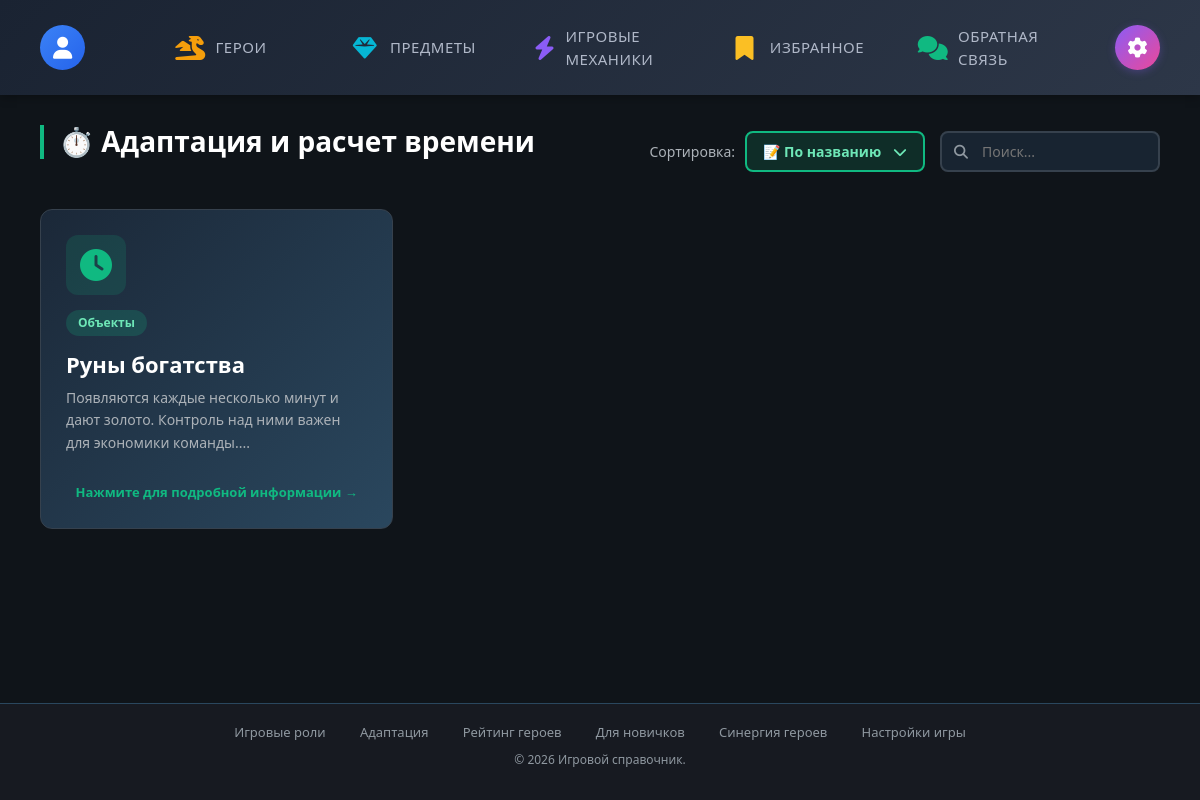
The app's page /sections/adaptation/objects.php (signed in), older data.
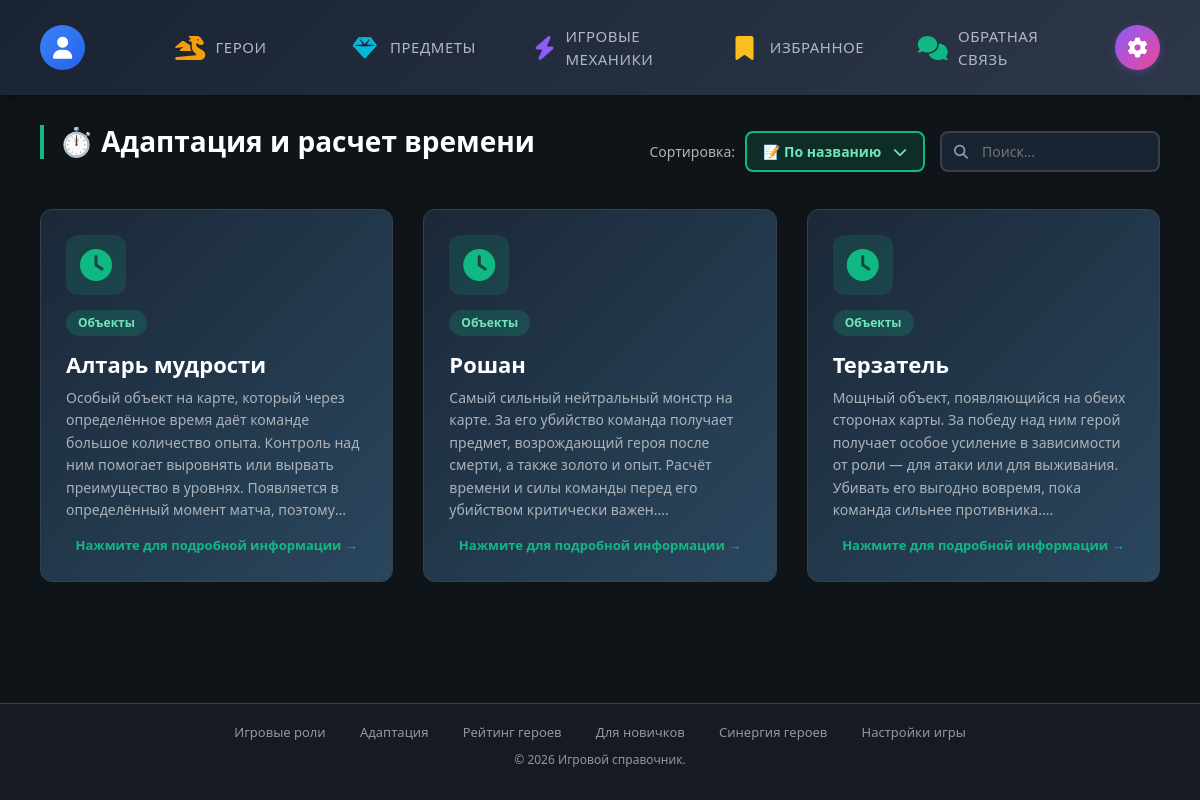
The same page, newer data.
### tables this page shows
CREATE TABLE IF NOT EXISTS game_mechanic (
  id_game_mechanic INT AUTO_INCREMENT PRIMARY KEY,
  title VARCHAR(255) NOT NULL,
  category VARCHAR(100) NOT NULL,
  content TEXT NOT NULL,
  created_date DATETIME DEFAULT CURRENT_TIMESTAMP
);

### sections/adaptation/objects.php (the view, shortened to what this page needs)
<?php
$pdo = getDB();
$searchQuery = $_GET['search'] ?? '';
$sortBy      = $_GET['sort'] ?? 'name';
$sql = "SELECT * FROM game_mechanic WHERE category = 'Объекты'";
$params = [];
switch ($sortBy) {
    case 'name':
    default:     $sql .= " ORDER BY title ASC"; break;
}
$stmt = $pdo->prepare($sql);
$stmt->execute($params);
$objects = $stmt->fetchAll();
$pageTitle = 'Адаптация и расчет времени';
require_once __DIR__ . '/../../includes/header.php';
?>
<div class="page-header">
    <h1 class="page-title">⏱️ <?= $pageTitle ?></h1>
    <div class="controls">
        <div class="filter-group">
            <span class="filter-label">Сортировка:</span>
            <div class="sort-dropdown">
                <button class="sort-btn" onclick="toggleObjectSort()">
                    <span id="currentSortText"><?= $sortBy === 'date' ? '📅 По дате' : '📝 По названию' ?></span>
                    <i class="fas fa-chevron-down"></i>
                </button>
            </div>
        </div>
        <div class="search-box">
            <i class="fas fa-search search-icon"></i>
            <input type="text" class="search-input" id="searchInputObjects" placeholder="Поиск..." value="<?= htmlspecialchars($searchQuery) ?>">
        </div>
    </div>
</div>
<?php if (empty($objects)): ?>
    <div class="no-results">
        <i class="fas fa-search"></i>
        <p>Записи не найдены</p>
    </div>
<?php else: ?>
    <div class="objects-grid">
        <?php foreach ($objects as $obj): ?>
            <a href="<?= BASE_URL ?>/sections/adaptation/object.php?id=<?= $obj['id_game_mechanic'] ?>" class="object-card">
                <div class="icon-wrap"><i class="fas fa-clock"></i></div>
                <span class="category"><?= htmlspecialchars($obj['category']) ?></span>
                <h3><?= htmlspecialchars($obj['title']) ?></h3>
                <div class="preview"><?= htmlspecialchars(mb_substr($obj['content'], 0, 300)) ?>...</div>
                <div class="click-hint">Нажмите для подробной информации →</div>
            </a>
        <?php endforeach; ?>
    </div>
<?php endif; ?>
<?php require_once __DIR__ . '/../../includes/footer.php'; ?>

Row changes from the older to the newer data that the page shows:
no longer on this page (row edited): game_mechanic: category "Объекты", title "Руны богатства", content "Появляются каждые несколько минут и дают золото. Контроль над ними важен для экономики команды."
now on this page (row edited): game_mechanic: category "Объекты", title "Алтарь мудрости", content "Особый объект на карте, который через определённое время даёт команде большое количество опыта. Контроль над ним помогает выровнять или вырвать преимущество в уровнях. Появляется в определённый момент матча,…"
now on this page (row edited): game_mechanic: category "Объекты", title "Рошан", content "Самый сильный нейтральный монстр на карте. За его убийство команда получает предмет, возрождающий героя после смерти, а также золото и опыт. Расчёт времени и силы команды перед его убийством критически важен."
added game_mechanic: category "Объекты", title "Терзатель", content "Мощный объект, появляющийся на обеих сторонах карты. За победу над ним герой получает особое усиление в зависимости от роли — для атаки или для выживания. Убивать его выгодно вовремя, пока команда сильнее противника."
